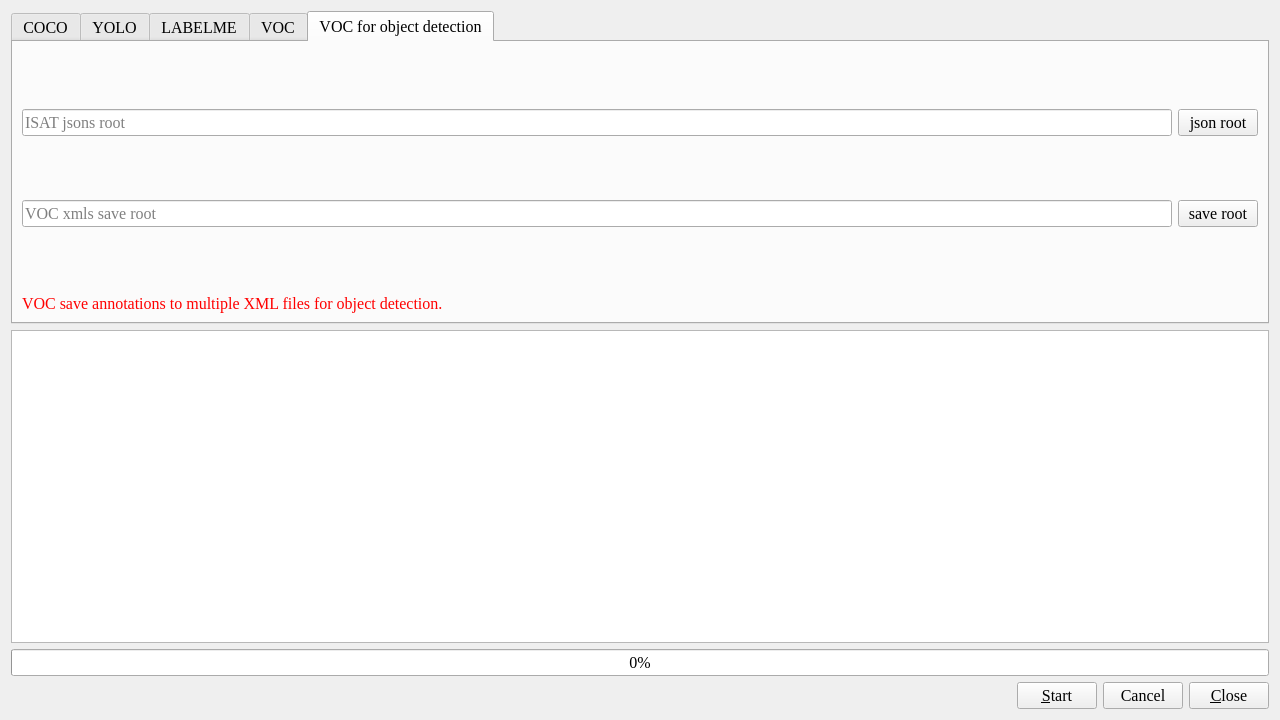
<?xml version="1.0" encoding="UTF-8"?>
<ui version="4.0">
 <class>Dialog</class>
 <widget class="QDialog" name="Dialog">
  <property name="geometry">
   <rect>
    <x>0</x>
    <y>0</y>
    <width>1280</width>
    <height>720</height>
   </rect>
  </property>
  <property name="font">
   <font>
    <family>Times New Roman</family>
    <pointsize>12</pointsize>
   </font>
  </property>
  <property name="windowTitle">
   <string>Converter</string>
  </property>
  <layout class="QVBoxLayout" name="verticalLayout_13">
   <item>
    <widget class="QTabWidget" name="tabWidget">
     <property name="currentIndex">
      <number>4</number>
     </property>
     <widget class="QWidget" name="tab_COCO">
      <attribute name="title">
       <string>COCO</string>
      </attribute>
      <layout class="QVBoxLayout" name="verticalLayout_4">
       <property name="leftMargin">
        <number>0</number>
       </property>
       <property name="topMargin">
        <number>0</number>
       </property>
       <property name="rightMargin">
        <number>0</number>
       </property>
       <property name="bottomMargin">
        <number>0</number>
       </property>
       <item>
        <widget class="QWidget" name="widget" native="true">
         <layout class="QVBoxLayout" name="verticalLayout">
          <item>
           <widget class="QToolBox" name="toolBox_coco">
            <property name="frameShape">
             <enum>QFrame::NoFrame</enum>
            </property>
            <property name="frameShadow">
             <enum>QFrame::Plain</enum>
            </property>
            <property name="currentIndex">
             <number>1</number>
            </property>
            <widget class="QWidget" name="toolbox_item_coco2isat">
             <property name="geometry">
              <rect>
               <x>0</x>
               <y>0</y>
               <width>142</width>
               <height>109</height>
              </rect>
             </property>
             <attribute name="label">
              <string>COCO to ISAT</string>
             </attribute>
             <layout class="QVBoxLayout" name="verticalLayout_2">
              <property name="leftMargin">
               <number>9</number>
              </property>
              <property name="topMargin">
               <number>9</number>
              </property>
              <property name="rightMargin">
               <number>9</number>
              </property>
              <property name="bottomMargin">
               <number>9</number>
              </property>
              <item>
               <widget class="QWidget" name="widget_3" native="true">
                <layout class="QVBoxLayout" name="verticalLayout_7">
                 <property name="leftMargin">
                  <number>0</number>
                 </property>
                 <property name="topMargin">
                  <number>0</number>
                 </property>
                 <property name="rightMargin">
                  <number>0</number>
                 </property>
                 <property name="bottomMargin">
                  <number>0</number>
                 </property>
                 <item>
                  <widget class="QWidget" name="widget_7" native="true">
                   <layout class="QGridLayout" name="gridLayout">
                    <property name="leftMargin">
                     <number>0</number>
                    </property>
                    <property name="topMargin">
                     <number>0</number>
                    </property>
                    <property name="rightMargin">
                     <number>0</number>
                    </property>
                    <property name="bottomMargin">
                     <number>0</number>
                    </property>
                    <item row="0" column="1">
                     <widget class="QPushButton" name="pushButton_coco2isat_coco_json_path">
                      <property name="text">
                       <string>json path</string>
                      </property>
                     </widget>
                    </item>
                    <item row="1" column="0">
                     <widget class="QLineEdit" name="lineEdit_coco2isat_isat_json_root">
                      <property name="readOnly">
                       <bool>true</bool>
                      </property>
                      <property name="placeholderText">
                       <string>ISAT jsons save root</string>
                      </property>
                     </widget>
                    </item>
                    <item row="0" column="0">
                     <widget class="QLineEdit" name="lineEdit_coco2isat_coco_json_path">
                      <property name="readOnly">
                       <bool>true</bool>
                      </property>
                      <property name="placeholderText">
                       <string>COCO json path</string>
                      </property>
                     </widget>
                    </item>
                    <item row="1" column="1">
                     <widget class="QPushButton" name="pushButton_coco2isat_isat_json_root">
                      <property name="text">
                       <string>save root</string>
                      </property>
                     </widget>
                    </item>
                   </layout>
                  </widget>
                 </item>
                 <item>
                  <widget class="QWidget" name="widget_8" native="true">
                   <layout class="QHBoxLayout" name="horizontalLayout_3">
                    <property name="leftMargin">
                     <number>0</number>
                    </property>
                    <property name="topMargin">
                     <number>0</number>
                    </property>
                    <property name="rightMargin">
                     <number>0</number>
                    </property>
                    <property name="bottomMargin">
                     <number>0</number>
                    </property>
                    <item>
                     <spacer name="horizontalSpacer_3">
                      <property name="orientation">
                       <enum>Qt::Horizontal</enum>
                      </property>
                      <property name="sizeHint" stdset="0">
                       <size>
                        <width>445</width>
                        <height>20</height>
                       </size>
                      </property>
                     </spacer>
                    </item>
                    <item>
                     <widget class="QCheckBox" name="checkBox_coco2isat_keep_crowd">
                      <property name="text">
                       <string>keep crowd</string>
                      </property>
                     </widget>
                    </item>
                   </layout>
                  </widget>
                 </item>
                </layout>
               </widget>
              </item>
             </layout>
            </widget>
            <widget class="QWidget" name="toolbox_item_isat2coco">
             <property name="geometry">
              <rect>
               <x>0</x>
               <y>0</y>
               <width>1240</width>
               <height>173</height>
              </rect>
             </property>
             <attribute name="label">
              <string>ISAT to COCO</string>
             </attribute>
             <layout class="QVBoxLayout" name="verticalLayout_5">
              <item>
               <widget class="QWidget" name="widget_4" native="true">
                <layout class="QVBoxLayout" name="verticalLayout_6">
                 <property name="leftMargin">
                  <number>0</number>
                 </property>
                 <property name="topMargin">
                  <number>0</number>
                 </property>
                 <property name="rightMargin">
                  <number>0</number>
                 </property>
                 <property name="bottomMargin">
                  <number>0</number>
                 </property>
                 <item>
                  <widget class="QWidget" name="widget_5" native="true">
                   <layout class="QGridLayout" name="gridLayout_2">
                    <property name="leftMargin">
                     <number>0</number>
                    </property>
                    <property name="topMargin">
                     <number>0</number>
                    </property>
                    <property name="rightMargin">
                     <number>0</number>
                    </property>
                    <property name="bottomMargin">
                     <number>0</number>
                    </property>
                    <item row="0" column="0">
                     <widget class="QLineEdit" name="lineEdit_isat2coco_isat_json_root">
                      <property name="readOnly">
                       <bool>true</bool>
                      </property>
                      <property name="placeholderText">
                       <string>ISAT jsons root</string>
                      </property>
                     </widget>
                    </item>
                    <item row="0" column="1">
                     <widget class="QPushButton" name="pushButton_isat2coco_isat_json_root">
                      <property name="text">
                       <string>json root</string>
                      </property>
                     </widget>
                    </item>
                    <item row="1" column="0">
                     <widget class="QLineEdit" name="lineEdit_isat2coco_coco_json_path">
                      <property name="readOnly">
                       <bool>true</bool>
                      </property>
                      <property name="placeholderText">
                       <string>COCO json save path</string>
                      </property>
                     </widget>
                    </item>
                    <item row="1" column="1">
                     <widget class="QPushButton" name="pushButton_isat2coco_coco_json_path">
                      <property name="text">
                       <string>save path</string>
                      </property>
                     </widget>
                    </item>
                   </layout>
                  </widget>
                 </item>
                 <item>
                  <widget class="QWidget" name="widget_6" native="true">
                   <layout class="QHBoxLayout" name="horizontalLayout_2">
                    <property name="leftMargin">
                     <number>0</number>
                    </property>
                    <property name="topMargin">
                     <number>0</number>
                    </property>
                    <property name="rightMargin">
                     <number>0</number>
                    </property>
                    <property name="bottomMargin">
                     <number>0</number>
                    </property>
                    <item>
                     <spacer name="horizontalSpacer_2">
                      <property name="orientation">
                       <enum>Qt::Horizontal</enum>
                      </property>
                      <property name="sizeHint" stdset="0">
                       <size>
                        <width>445</width>
                        <height>20</height>
                       </size>
                      </property>
                     </spacer>
                    </item>
                    <item>
                     <widget class="QCheckBox" name="checkBox_isat2coco_keep_crowd">
                      <property name="text">
                       <string>keep crowd</string>
                      </property>
                     </widget>
                    </item>
                   </layout>
                  </widget>
                 </item>
                </layout>
               </widget>
              </item>
             </layout>
            </widget>
           </widget>
          </item>
          <item>
           <widget class="QLabel" name="label_2">
            <property name="font">
             <font>
              <family>Times New Roman</family>
              <pointsize>12</pointsize>
             </font>
            </property>
            <property name="styleSheet">
             <string notr="true">color: rgb(255, 0, 0);</string>
            </property>
            <property name="text">
             <string>COCO save annotations to a single JSON file.</string>
            </property>
           </widget>
          </item>
         </layout>
        </widget>
       </item>
      </layout>
     </widget>
     <widget class="QWidget" name="tab_YOLO">
      <attribute name="title">
       <string>YOLO</string>
      </attribute>
      <layout class="QVBoxLayout" name="verticalLayout_8">
       <item>
        <widget class="QWidget" name="widget_9" native="true">
         <layout class="QVBoxLayout" name="verticalLayout_3">
          <property name="leftMargin">
           <number>0</number>
          </property>
          <property name="topMargin">
           <number>0</number>
          </property>
          <property name="rightMargin">
           <number>0</number>
          </property>
          <property name="bottomMargin">
           <number>0</number>
          </property>
          <item>
           <widget class="QToolBox" name="toolBox_yolo">
            <property name="frameShape">
             <enum>QFrame::NoFrame</enum>
            </property>
            <property name="frameShadow">
             <enum>QFrame::Plain</enum>
            </property>
            <property name="currentIndex">
             <number>1</number>
            </property>
            <widget class="QWidget" name="toolbox_item_yolo2isat">
             <property name="geometry">
              <rect>
               <x>0</x>
               <y>0</y>
               <width>165</width>
               <height>144</height>
              </rect>
             </property>
             <attribute name="label">
              <string>YOLO to ISAT</string>
             </attribute>
             <layout class="QVBoxLayout" name="verticalLayout_9">
              <property name="leftMargin">
               <number>9</number>
              </property>
              <property name="topMargin">
               <number>9</number>
              </property>
              <property name="rightMargin">
               <number>9</number>
              </property>
              <property name="bottomMargin">
               <number>9</number>
              </property>
              <item>
               <widget class="QWidget" name="widget_10" native="true">
                <layout class="QVBoxLayout" name="verticalLayout_10">
                 <property name="leftMargin">
                  <number>0</number>
                 </property>
                 <property name="topMargin">
                  <number>0</number>
                 </property>
                 <property name="rightMargin">
                  <number>0</number>
                 </property>
                 <property name="bottomMargin">
                  <number>0</number>
                 </property>
                 <item>
                  <widget class="QWidget" name="widget_11" native="true">
                   <layout class="QGridLayout" name="gridLayout_3">
                    <property name="leftMargin">
                     <number>0</number>
                    </property>
                    <property name="topMargin">
                     <number>0</number>
                    </property>
                    <property name="rightMargin">
                     <number>0</number>
                    </property>
                    <property name="bottomMargin">
                     <number>0</number>
                    </property>
                    <item row="3" column="0">
                     <widget class="QLineEdit" name="lineEdit_yolo2isat_isat_json_root">
                      <property name="readOnly">
                       <bool>true</bool>
                      </property>
                      <property name="placeholderText">
                       <string>ISAT jsons save root</string>
                      </property>
                     </widget>
                    </item>
                    <item row="3" column="2">
                     <widget class="QPushButton" name="pushButton_yolo2isat_isat_json_root">
                      <property name="text">
                       <string>save root</string>
                      </property>
                     </widget>
                    </item>
                    <item row="1" column="0">
                     <widget class="QLineEdit" name="lineEdit_yolo2isat_yolo_txt_root">
                      <property name="readOnly">
                       <bool>true</bool>
                      </property>
                      <property name="placeholderText">
                       <string>YOLO txts root</string>
                      </property>
                     </widget>
                    </item>
                    <item row="1" column="2">
                     <widget class="QPushButton" name="pushButton_yolo2isat_yolo_txt_root">
                      <property name="text">
                       <string>txt root</string>
                      </property>
                     </widget>
                    </item>
                    <item row="0" column="0">
                     <widget class="QLineEdit" name="lineEdit_yolo2isat_yolo_image_root">
                      <property name="readOnly">
                       <bool>true</bool>
                      </property>
                      <property name="placeholderText">
                       <string>YOLO images root</string>
                      </property>
                     </widget>
                    </item>
                    <item row="0" column="2">
                     <widget class="QPushButton" name="pushButton_yolo2isat_yolo_image_root">
                      <property name="text">
                       <string>image root</string>
                      </property>
                     </widget>
                    </item>
                    <item row="2" column="0">
                     <widget class="QLineEdit" name="lineEdit_yolo2isat_yolo_cate_path">
                      <property name="text">
                       <string/>
                      </property>
                      <property name="readOnly">
                       <bool>true</bool>
                      </property>
                      <property name="placeholderText">
                       <string>YOLO category file path.(Txt file with one line for one category.)  </string>
                      </property>
                     </widget>
                    </item>
                    <item row="2" column="2">
                     <widget class="QPushButton" name="pushButton_yolo2isat_yolo_cate_path">
                      <property name="text">
                       <string>category file</string>
                      </property>
                     </widget>
                    </item>
                    <item row="0" column="1">
                     <widget class="QLabel" name="label">
                      <property name="toolTip">
                       <string/>
                      </property>
                      <property name="statusTip">
                       <string/>
                      </property>
                      <property name="whatsThis">
                       <string/>
                      </property>
                      <property name="styleSheet">
                       <string notr="true">color: rgb(255, 0, 0);</string>
                      </property>
                      <property name="text">
                       <string>*</string>
                      </property>
                      <property name="alignment">
                       <set>Qt::AlignLeading|Qt::AlignLeft|Qt::AlignTop</set>
                      </property>
                     </widget>
                    </item>
                    <item row="1" column="1">
                     <widget class="QLabel" name="label_7">
                      <property name="styleSheet">
                       <string notr="true">color: rgb(255, 0, 0);</string>
                      </property>
                      <property name="text">
                       <string>*</string>
                      </property>
                      <property name="alignment">
                       <set>Qt::AlignLeading|Qt::AlignLeft|Qt::AlignTop</set>
                      </property>
                     </widget>
                    </item>
                    <item row="2" column="1">
                     <widget class="QLabel" name="label_8">
                      <property name="text">
                       <string/>
                      </property>
                     </widget>
                    </item>
                    <item row="3" column="1">
                     <widget class="QLabel" name="label_9">
                      <property name="styleSheet">
                       <string notr="true">color: rgb(255, 0, 0);</string>
                      </property>
                      <property name="text">
                       <string>*</string>
                      </property>
                      <property name="alignment">
                       <set>Qt::AlignLeading|Qt::AlignLeft|Qt::AlignTop</set>
                      </property>
                     </widget>
                    </item>
                   </layout>
                  </widget>
                 </item>
                </layout>
               </widget>
              </item>
             </layout>
            </widget>
            <widget class="QWidget" name="toolbox_item_isat2yolo">
             <property name="geometry">
              <rect>
               <x>0</x>
               <y>0</y>
               <width>1240</width>
               <height>173</height>
              </rect>
             </property>
             <attribute name="label">
              <string>ISAT to YOLO</string>
             </attribute>
             <layout class="QVBoxLayout" name="verticalLayout_11">
              <item>
               <widget class="QWidget" name="widget_13" native="true">
                <layout class="QVBoxLayout" name="verticalLayout_12">
                 <property name="leftMargin">
                  <number>0</number>
                 </property>
                 <property name="topMargin">
                  <number>0</number>
                 </property>
                 <property name="rightMargin">
                  <number>0</number>
                 </property>
                 <property name="bottomMargin">
                  <number>0</number>
                 </property>
                 <item>
                  <widget class="QWidget" name="widget_14" native="true">
                   <layout class="QGridLayout" name="gridLayout_4">
                    <property name="leftMargin">
                     <number>0</number>
                    </property>
                    <property name="topMargin">
                     <number>0</number>
                    </property>
                    <property name="rightMargin">
                     <number>0</number>
                    </property>
                    <property name="bottomMargin">
                     <number>0</number>
                    </property>
                    <item row="1" column="1">
                     <widget class="QPushButton" name="pushButton_isat2yolo_yolo_txt_root">
                      <property name="text">
                       <string>save root</string>
                      </property>
                     </widget>
                    </item>
                    <item row="1" column="0">
                     <widget class="QLineEdit" name="lineEdit_isat2yolo_yolo_txt_root">
                      <property name="readOnly">
                       <bool>true</bool>
                      </property>
                      <property name="placeholderText">
                       <string>YOLO txts save root</string>
                      </property>
                     </widget>
                    </item>
                    <item row="0" column="0">
                     <widget class="QLineEdit" name="lineEdit_isat2yolo_isat_json_root">
                      <property name="readOnly">
                       <bool>true</bool>
                      </property>
                      <property name="placeholderText">
                       <string>ISAT jsons root</string>
                      </property>
                     </widget>
                    </item>
                    <item row="0" column="1">
                     <widget class="QPushButton" name="pushButton_isat2yolo_isat_json_root">
                      <property name="text">
                       <string>json root</string>
                      </property>
                     </widget>
                    </item>
                   </layout>
                  </widget>
                 </item>
                </layout>
               </widget>
              </item>
             </layout>
            </widget>
           </widget>
          </item>
          <item>
           <widget class="QLabel" name="label_3">
            <property name="font">
             <font>
              <family>Times New Roman</family>
              <pointsize>12</pointsize>
             </font>
            </property>
            <property name="styleSheet">
             <string notr="true">color: rgb(255, 0, 0);</string>
            </property>
            <property name="text">
             <string>YOLO save annotations to multiple TXT files.</string>
            </property>
           </widget>
          </item>
         </layout>
        </widget>
       </item>
      </layout>
     </widget>
     <widget class="QWidget" name="tab_LABELME">
      <attribute name="title">
       <string>LABELME</string>
      </attribute>
      <layout class="QVBoxLayout" name="verticalLayout_20">
       <item>
        <widget class="QWidget" name="widget_16" native="true">
         <layout class="QVBoxLayout" name="verticalLayout_15">
          <property name="leftMargin">
           <number>0</number>
          </property>
          <property name="topMargin">
           <number>0</number>
          </property>
          <property name="rightMargin">
           <number>0</number>
          </property>
          <property name="bottomMargin">
           <number>0</number>
          </property>
          <item>
           <widget class="QToolBox" name="toolBox_labelme">
            <property name="frameShape">
             <enum>QFrame::NoFrame</enum>
            </property>
            <property name="frameShadow">
             <enum>QFrame::Plain</enum>
            </property>
            <property name="currentIndex">
             <number>0</number>
            </property>
            <widget class="QWidget" name="toolbox_item_labelme2isat">
             <property name="geometry">
              <rect>
               <x>0</x>
               <y>0</y>
               <width>1240</width>
               <height>173</height>
              </rect>
             </property>
             <attribute name="label">
              <string>LABELME to ISAT</string>
             </attribute>
             <layout class="QVBoxLayout" name="verticalLayout_16">
              <property name="leftMargin">
               <number>9</number>
              </property>
              <property name="topMargin">
               <number>9</number>
              </property>
              <property name="rightMargin">
               <number>9</number>
              </property>
              <property name="bottomMargin">
               <number>9</number>
              </property>
              <item>
               <widget class="QWidget" name="widget_17" native="true">
                <layout class="QVBoxLayout" name="verticalLayout_17">
                 <property name="leftMargin">
                  <number>0</number>
                 </property>
                 <property name="topMargin">
                  <number>0</number>
                 </property>
                 <property name="rightMargin">
                  <number>0</number>
                 </property>
                 <property name="bottomMargin">
                  <number>0</number>
                 </property>
                 <item>
                  <widget class="QWidget" name="widget_18" native="true">
                   <layout class="QGridLayout" name="gridLayout_6">
                    <property name="leftMargin">
                     <number>0</number>
                    </property>
                    <property name="topMargin">
                     <number>0</number>
                    </property>
                    <property name="rightMargin">
                     <number>0</number>
                    </property>
                    <property name="bottomMargin">
                     <number>0</number>
                    </property>
                    <item row="0" column="1">
                     <widget class="QPushButton" name="pushButton_labelme2isat_labelme_json_root">
                      <property name="text">
                       <string>json root</string>
                      </property>
                     </widget>
                    </item>
                    <item row="1" column="0">
                     <widget class="QLineEdit" name="lineEdit_labelme2isat_isat_json_root">
                      <property name="readOnly">
                       <bool>true</bool>
                      </property>
                      <property name="placeholderText">
                       <string>ISAT jsons save root</string>
                      </property>
                     </widget>
                    </item>
                    <item row="0" column="0">
                     <widget class="QLineEdit" name="lineEdit_labelme2isat_labelme_json_root">
                      <property name="readOnly">
                       <bool>true</bool>
                      </property>
                      <property name="placeholderText">
                       <string>LABELME jsons root</string>
                      </property>
                     </widget>
                    </item>
                    <item row="1" column="1">
                     <widget class="QPushButton" name="pushButton_labelme2isat_isat_json_root">
                      <property name="text">
                       <string>save root</string>
                      </property>
                     </widget>
                    </item>
                   </layout>
                  </widget>
                 </item>
                </layout>
               </widget>
              </item>
             </layout>
            </widget>
            <widget class="QWidget" name="toolbox_item_isat2labelme">
             <property name="geometry">
              <rect>
               <x>0</x>
               <y>0</y>
               <width>142</width>
               <height>78</height>
              </rect>
             </property>
             <attribute name="label">
              <string>ISAT to LABELME</string>
             </attribute>
             <layout class="QVBoxLayout" name="verticalLayout_18">
              <item>
               <widget class="QWidget" name="widget_20" native="true">
                <layout class="QVBoxLayout" name="verticalLayout_19">
                 <property name="leftMargin">
                  <number>0</number>
                 </property>
                 <property name="topMargin">
                  <number>0</number>
                 </property>
                 <property name="rightMargin">
                  <number>0</number>
                 </property>
                 <property name="bottomMargin">
                  <number>0</number>
                 </property>
                 <item>
                  <widget class="QWidget" name="widget_21" native="true">
                   <layout class="QGridLayout" name="gridLayout_7">
                    <property name="leftMargin">
                     <number>0</number>
                    </property>
                    <property name="topMargin">
                     <number>0</number>
                    </property>
                    <property name="rightMargin">
                     <number>0</number>
                    </property>
                    <property name="bottomMargin">
                     <number>0</number>
                    </property>
                    <item row="0" column="0">
                     <widget class="QLineEdit" name="lineEdit_isat2labelme_isat_json_root">
                      <property name="readOnly">
                       <bool>true</bool>
                      </property>
                      <property name="placeholderText">
                       <string>ISAT jsons root</string>
                      </property>
                     </widget>
                    </item>
                    <item row="0" column="1">
                     <widget class="QPushButton" name="pushButton_isat2labelme_isat_json_root">
                      <property name="text">
                       <string>json root</string>
                      </property>
                     </widget>
                    </item>
                    <item row="1" column="0">
                     <widget class="QLineEdit" name="lineEdit_isat2labelme_labelme_json_root">
                      <property name="readOnly">
                       <bool>true</bool>
                      </property>
                      <property name="placeholderText">
                       <string>LABELME jsons save root</string>
                      </property>
                     </widget>
                    </item>
                    <item row="1" column="1">
                     <widget class="QPushButton" name="pushButton_isat2labelme_labelme_json_root">
                      <property name="text">
                       <string>save root</string>
                      </property>
                     </widget>
                    </item>
                   </layout>
                  </widget>
                 </item>
                </layout>
               </widget>
              </item>
             </layout>
            </widget>
           </widget>
          </item>
         </layout>
        </widget>
       </item>
       <item>
        <widget class="QLabel" name="label_4">
         <property name="font">
          <font>
           <family>Times New Roman</family>
           <pointsize>12</pointsize>
           <weight>50</weight>
           <italic>false</italic>
           <bold>false</bold>
          </font>
         </property>
         <property name="styleSheet">
          <string notr="true">color: rgb(255, 0, 0);</string>
         </property>
         <property name="text">
          <string>LABELME save annotations to multiple JSON files. (When convert LABELME to ISAT for instance segmentation, labelme group id must&gt;0.)</string>
         </property>
        </widget>
       </item>
      </layout>
     </widget>
     <widget class="QWidget" name="tab_VOC">
      <attribute name="title">
       <string>VOC</string>
      </attribute>
      <layout class="QVBoxLayout" name="verticalLayout_14">
       <item>
        <widget class="QWidget" name="widget_12" native="true">
         <layout class="QGridLayout" name="gridLayout_5">
          <property name="leftMargin">
           <number>0</number>
          </property>
          <property name="topMargin">
           <number>0</number>
          </property>
          <property name="rightMargin">
           <number>0</number>
          </property>
          <property name="bottomMargin">
           <number>0</number>
          </property>
          <item row="1" column="1">
           <widget class="QPushButton" name="pushButton_isat2voc_voc_png_root">
            <property name="text">
             <string>save root</string>
            </property>
           </widget>
          </item>
          <item row="1" column="0">
           <widget class="QLineEdit" name="lineEdit_isat2voc_voc_png_root">
            <property name="readOnly">
             <bool>true</bool>
            </property>
            <property name="placeholderText">
             <string>VOC pngs save root</string>
            </property>
           </widget>
          </item>
          <item row="0" column="0">
           <widget class="QLineEdit" name="lineEdit_isat2voc_isat_json_root">
            <property name="readOnly">
             <bool>true</bool>
            </property>
            <property name="placeholderText">
             <string>ISAT jsons root</string>
            </property>
           </widget>
          </item>
          <item row="0" column="1">
           <widget class="QPushButton" name="pushButton_isat2voc_isat_json_root">
            <property name="text">
             <string>json root</string>
            </property>
           </widget>
          </item>
         </layout>
        </widget>
       </item>
       <item>
        <widget class="QWidget" name="widget_15" native="true">
         <property name="maximumSize">
          <size>
           <width>16777215</width>
           <height>16777215</height>
          </size>
         </property>
         <layout class="QHBoxLayout" name="horizontalLayout_4">
          <property name="leftMargin">
           <number>0</number>
          </property>
          <property name="topMargin">
           <number>0</number>
          </property>
          <property name="rightMargin">
           <number>0</number>
          </property>
          <property name="bottomMargin">
           <number>0</number>
          </property>
          <item>
           <spacer name="horizontalSpacer_4">
            <property name="orientation">
             <enum>Qt::Horizontal</enum>
            </property>
            <property name="sizeHint" stdset="0">
             <size>
              <width>708</width>
              <height>20</height>
             </size>
            </property>
           </spacer>
          </item>
          <item>
           <widget class="QCheckBox" name="checkBox_is_instance">
            <property name="text">
             <string>is instance</string>
            </property>
           </widget>
          </item>
         </layout>
        </widget>
       </item>
       <item>
        <spacer name="verticalSpacer">
         <property name="orientation">
          <enum>Qt::Vertical</enum>
         </property>
         <property name="sizeHint" stdset="0">
          <size>
           <width>20</width>
           <height>40</height>
          </size>
         </property>
        </spacer>
       </item>
       <item>
        <widget class="QWidget" name="widget_22" native="true">
         <property name="minimumSize">
          <size>
           <width>0</width>
           <height>0</height>
          </size>
         </property>
         <property name="maximumSize">
          <size>
           <width>16777215</width>
           <height>16777215</height>
          </size>
         </property>
         <layout class="QHBoxLayout" name="horizontalLayout_5">
          <property name="spacing">
           <number>0</number>
          </property>
          <property name="leftMargin">
           <number>0</number>
          </property>
          <property name="topMargin">
           <number>0</number>
          </property>
          <property name="rightMargin">
           <number>0</number>
          </property>
          <property name="bottomMargin">
           <number>0</number>
          </property>
          <item>
           <widget class="QLabel" name="label_5">
            <property name="maximumSize">
             <size>
              <width>16777215</width>
              <height>16777215</height>
             </size>
            </property>
            <property name="font">
             <font>
              <family>Times New Roman</family>
              <pointsize>12</pointsize>
              <weight>50</weight>
              <italic>false</italic>
              <bold>false</bold>
             </font>
            </property>
            <property name="styleSheet">
             <string notr="true">color: rgb(255, 0, 0);</string>
            </property>
            <property name="text">
             <string>VOC save annotations to multiple PNG files.</string>
            </property>
           </widget>
          </item>
          <item>
           <widget class="QLabel" name="label_10">
            <property name="font">
             <font>
              <family>Times New Roman</family>
              <pointsize>12</pointsize>
              <weight>50</weight>
              <italic>false</italic>
              <bold>false</bold>
             </font>
            </property>
            <property name="styleSheet">
             <string notr="true">color: rgb(255, 0, 0);</string>
            </property>
            <property name="text">
             <string>**The num of classification and the group must in [0, 255]**</string>
            </property>
           </widget>
          </item>
         </layout>
        </widget>
       </item>
      </layout>
     </widget>
     <widget class="QWidget" name="tab_VOC_DETECTION">
      <attribute name="title">
       <string>VOC for object detection</string>
      </attribute>
      <layout class="QVBoxLayout" name="verticalLayout_21">
       <item>
        <widget class="QWidget" name="widget_19" native="true">
         <layout class="QGridLayout" name="gridLayout_8">
          <property name="leftMargin">
           <number>0</number>
          </property>
          <property name="topMargin">
           <number>0</number>
          </property>
          <property name="rightMargin">
           <number>0</number>
          </property>
          <property name="bottomMargin">
           <number>0</number>
          </property>
          <item row="0" column="0">
           <widget class="QLineEdit" name="lineEdit_isat2vocod_isat_json_root">
            <property name="readOnly">
             <bool>true</bool>
            </property>
            <property name="placeholderText">
             <string>ISAT jsons root</string>
            </property>
           </widget>
          </item>
          <item row="0" column="1">
           <widget class="QPushButton" name="pushButton_isat2vocod_isat_json_root">
            <property name="text">
             <string>json root</string>
            </property>
           </widget>
          </item>
          <item row="1" column="0">
           <widget class="QLineEdit" name="lineEdit_isat2vocod_voc_xml_root">
            <property name="readOnly">
             <bool>true</bool>
            </property>
            <property name="placeholderText">
             <string>VOC xmls save root</string>
            </property>
           </widget>
          </item>
          <item row="1" column="1">
           <widget class="QPushButton" name="pushButton_isat2vocod_voc_xml_root">
            <property name="text">
             <string>save root</string>
            </property>
           </widget>
          </item>
         </layout>
        </widget>
       </item>
       <item>
        <widget class="QLabel" name="label_6">
         <property name="maximumSize">
          <size>
           <width>16777215</width>
           <height>20</height>
          </size>
         </property>
         <property name="font">
          <font>
           <family>Times New Roman</family>
           <pointsize>12</pointsize>
           <weight>50</weight>
           <italic>false</italic>
           <bold>false</bold>
          </font>
         </property>
         <property name="styleSheet">
          <string notr="true">color: rgb(255, 0, 0);</string>
         </property>
         <property name="text">
          <string>VOC save annotations to multiple XML files for object detection.</string>
         </property>
        </widget>
       </item>
      </layout>
     </widget>
    </widget>
   </item>
   <item>
    <widget class="QTextBrowser" name="textBrowser">
     <property name="sizePolicy">
      <sizepolicy hsizetype="Expanding" vsizetype="Expanding">
       <horstretch>0</horstretch>
       <verstretch>0</verstretch>
      </sizepolicy>
     </property>
     <property name="font">
      <font>
       <family>宋体</family>
       <pointsize>12</pointsize>
      </font>
     </property>
    </widget>
   </item>
   <item>
    <widget class="QProgressBar" name="progressBar">
     <property name="value">
      <number>0</number>
     </property>
    </widget>
   </item>
   <item>
    <widget class="QWidget" name="widget_2" native="true">
     <layout class="QHBoxLayout" name="horizontalLayout">
      <property name="leftMargin">
       <number>0</number>
      </property>
      <property name="topMargin">
       <number>0</number>
      </property>
      <property name="rightMargin">
       <number>0</number>
      </property>
      <property name="bottomMargin">
       <number>0</number>
      </property>
      <item>
       <spacer name="horizontalSpacer">
        <property name="orientation">
         <enum>Qt::Horizontal</enum>
        </property>
        <property name="sizeHint" stdset="0">
         <size>
          <width>308</width>
          <height>20</height>
         </size>
        </property>
       </spacer>
      </item>
      <item>
       <widget class="QPushButton" name="pushButton_start">
        <property name="text">
         <string>&amp;Start</string>
        </property>
       </widget>
      </item>
      <item>
       <widget class="QPushButton" name="pushButton_cancel">
        <property name="text">
         <string>Cancel</string>
        </property>
       </widget>
      </item>
      <item>
       <widget class="QPushButton" name="pushButton_close">
        <property name="text">
         <string>&amp;Close</string>
        </property>
       </widget>
      </item>
     </layout>
    </widget>
   </item>
  </layout>
 </widget>
 <resources/>
 <connections/>
</ui>
